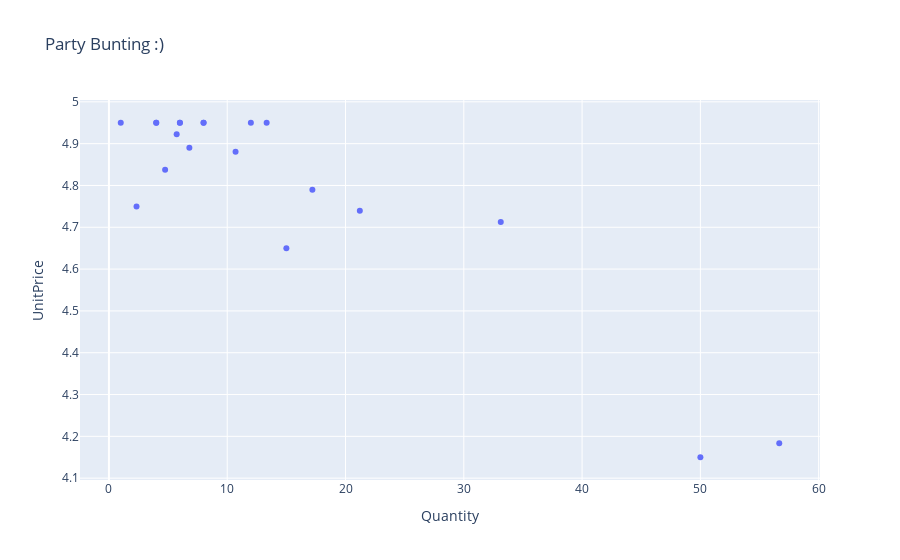

This figure's notebook cell:
### Code cell
fig = px.scatter(party2, x='Quantity', y='UnitPrice', title='Party Bunting :)')
fig.show()

### Figure 1 — Plotly figure (JSON) as saved in the notebook; plotly's stock layout.template omitted (floating-point values rounded to 4 significant figures)
{"data": [{"hovertemplate": "Quantity=%{x}<br>UnitPrice=%{y}<extra></extra>", "legendgroup": "", "marker": {"color": "#636efa", "symbol": "circle"}, "mode": "markers", "name": "", "orientation": "v", "showlegend": false, "type": "scatter", "x": [33.12, 8, 4, 13.33, 2.333, 12, 21.21, 6, 5.727, 6.8, 1, 56.67, 15, 50, 6, 8, 4, 4.75, 17.2, 10.71], "xaxis": "x", "y": [4.713, 4.95, 4.95, 4.95, 4.75, 4.95, 4.739, 4.95, 4.923, 4.89, 4.95, 4.183, 4.65, 4.15, 4.95, 4.95, 4.95, 4.838, 4.79, 4.881], "yaxis": "y"}], "layout": {"legend": {"tracegroupgap": 0}, "title": {"text": "Party Bunting :)"}, "xaxis": {"anchor": "y", "domain": [0, 1], "title": {"text": "Quantity"}}, "yaxis": {"anchor": "x", "domain": [0, 1], "title": {"text": "UnitPrice"}}}}
